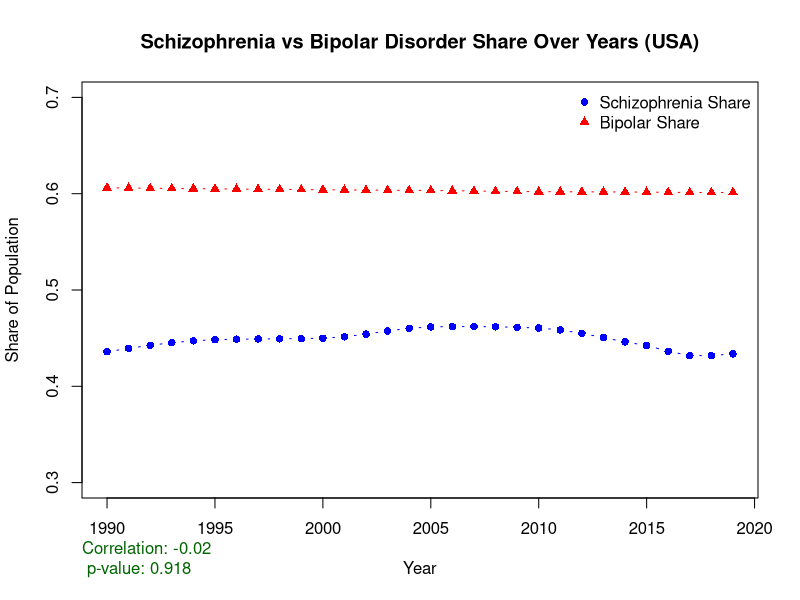
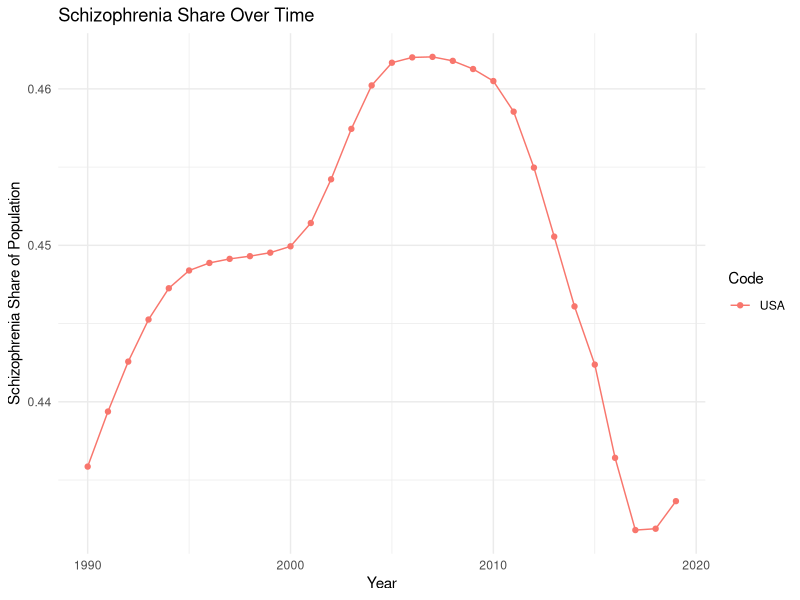
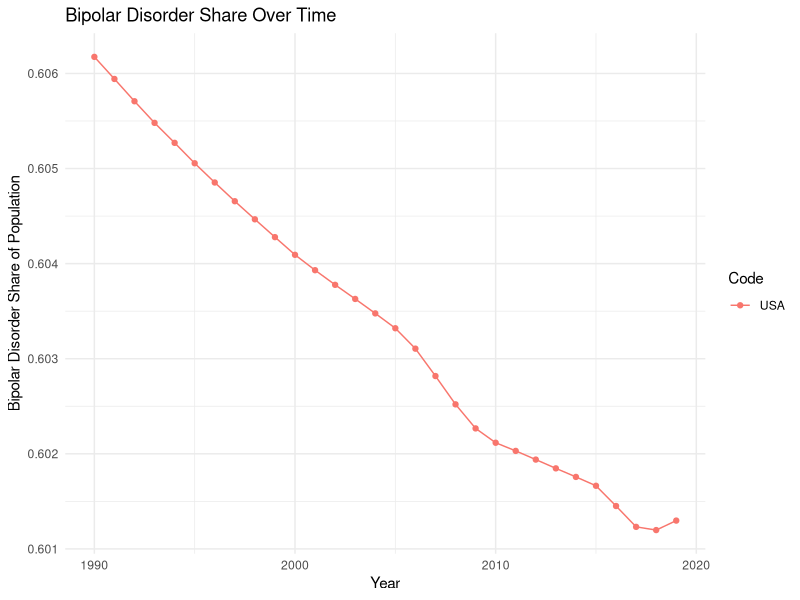
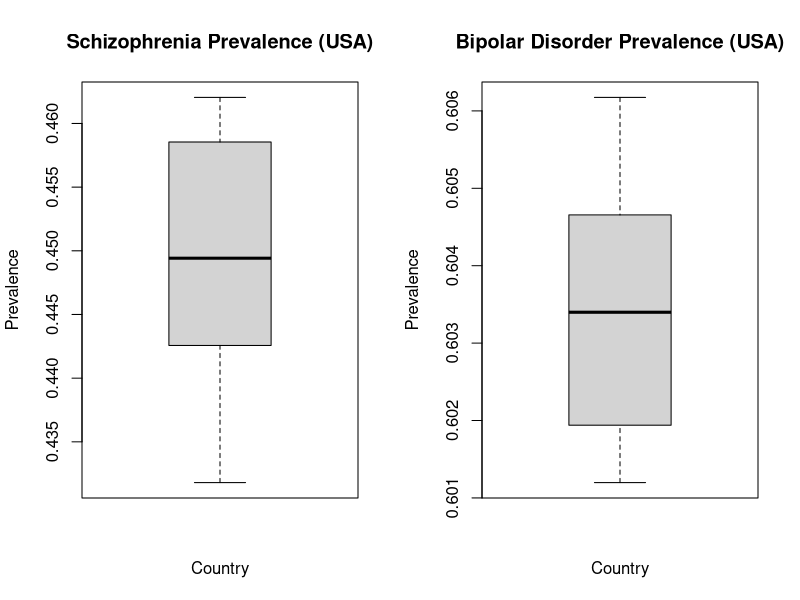
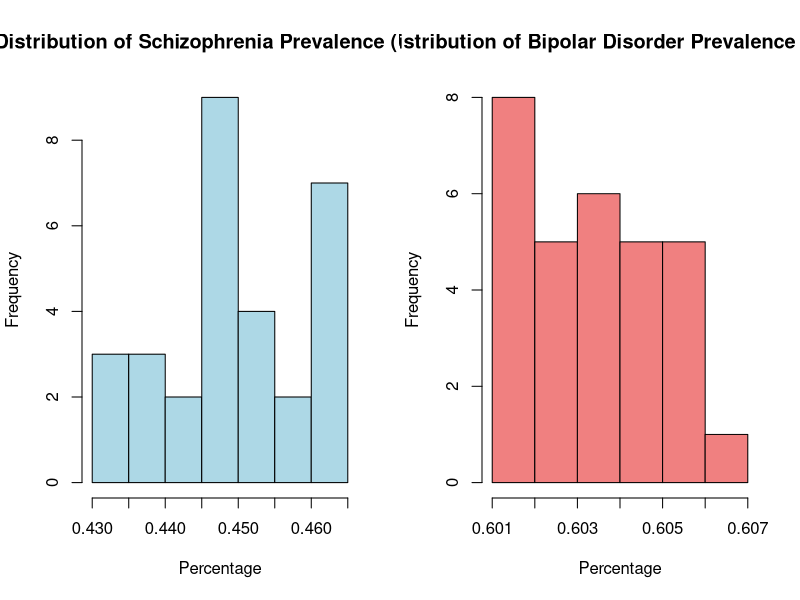
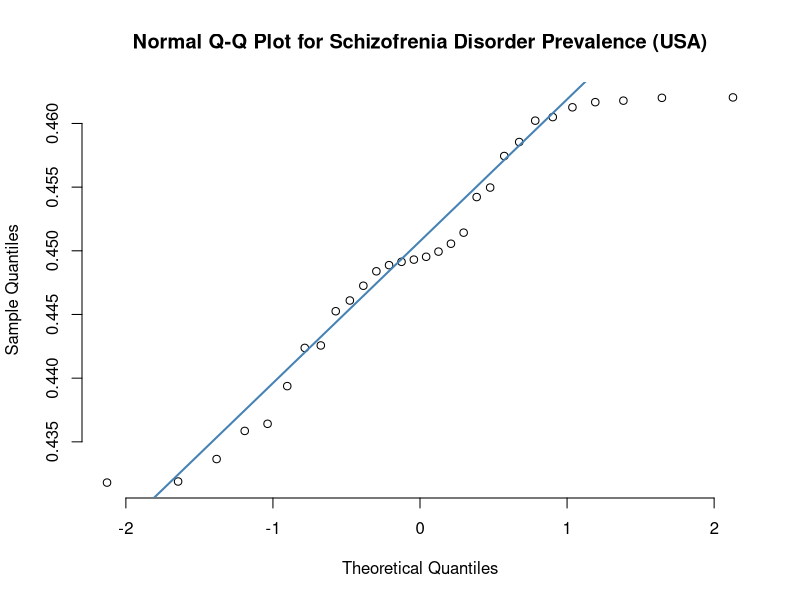
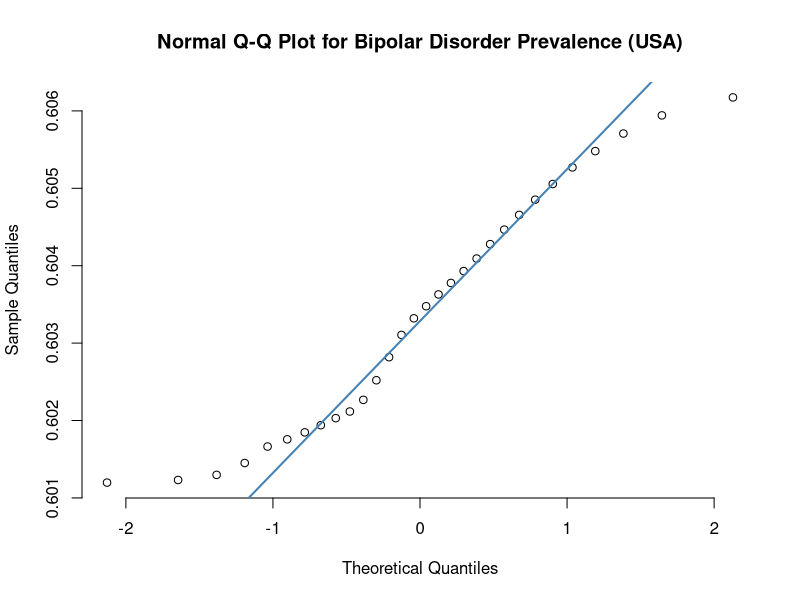

The R source for these figures, in order:
# Load necessary libraries
library(readr)
library(ggplot2)

# Read the dataset for further analysis
mental_health_data <- read.csv("mental-illnesses-prevalence-all.csv")

# Get only required countries
countries_of_interest <- c("USA")  # "Australia", "Cameroon", "Cambodia"
filtered_data <- subset(mental_health_data, Code %in% countries_of_interest)

# Perform linear regression analysis
regression_model <- lm(Schizo ~ Bipolar, data = filtered_data)
summary(regression_model)

# Time series scatter plot for Schizophrenia and Bipolar Disorder share over years for the USA
timeSeriesPlotCombined <- function(){
plot(filtered_data$Year, filtered_data$Schizo, type = "b",
     ylim = c(0.3, 0.7), xlab = "Year", ylab = "Share of Population",
     col = "blue", pch = 16,
     main = "Schizophrenia vs Bipolar Disorder Share Over Years (USA)")
lines(filtered_data$Year, filtered_data$Bipolar, type = "b", col = "red", pch = 17)

legend("topright", legend = c("Schizophrenia Share", "Bipolar Share"),
       col = c("blue", "red"), pch = c(16, 17), bty = "n")

# Correlation test between Schizophrenia and Bipolar disorder in the USA
correlation <- cor.test(filtered_data$Schizo, filtered_data$Bipolar)
mtext(paste("Correlation:", round(correlation$estimate, 2), "\n", 
            "p-value:", signif(correlation$p.value, digits = 3)), 
      side = 1, line = 3, col = "darkgreen", adj = 0)
}
timeSeriesPlotCombined()

# Loop through each country to perform correlation and regression analysis
for (country in countries_of_interest) {
  # Filter data for the current country
  country_data <- subset(filtered_data, Code == country)
  
  # Perform Pearson correlation test
  correlation_test <- cor.test(country_data$Schizo, country_data$Bipolar, method = "pearson")
  
  # Perform linear regression analysis
  regression_model_country <- lm(Schizo ~ Bipolar, data = country_data)
  
  # Print results for each country
  cat("\nResults for", country, ":\n")
  print(correlation_test)
  print(summary(regression_model_country))
  
  # Create scatter plot with regression line for each country
  ggplot(country_data, aes(x = Bipolar, y = Schizo)) +
    geom_point() +
    geom_smooth(method = "lm", col = "blue") +
    labs(title = paste("Schizophrenia vs Bipolar in", country),
         x = "Bipolar Disorder Prevalence",
         y = "Schizophrenia Prevalence") +
    theme_minimal()
}

# Time series analysis of Schizophrenia and Bipolar Disorder share over years for all countries
ggplot(filtered_data, aes(x = Year, y = Schizo, group = Code, color = Code)) +
  geom_line() +
  geom_point() +
  labs(title = "Schizophrenia Share Over Time",
       x = "Year",
       y = "Schizophrenia Share of Population") +
  theme_minimal()

ggplot(filtered_data, aes(x = Year, y = Bipolar, group = Code, color = Code)) +
  geom_line() +
  geom_point() +
  labs(title = "Bipolar Disorder Share Over Time",
       x = "Year",
       y = "Bipolar Disorder Share of Population") +
  theme_minimal()

# Box plots for Schizophrenia and Bipolar Disorder prevalence across countries
par(mfrow = c(1, 2))
boxplot(filtered_data$Schizo ~ filtered_data$Code, main = "Schizophrenia Prevalence (USA)",
        ylab = "Prevalence", xlab = "Country")
boxplot(filtered_data$Bipolar ~ filtered_data$Code, main = "Bipolar Disorder Prevalence (USA)",
        ylab = "Prevalence", xlab = "Country")
par(mfrow = c(1, 1))

# Histograms for each disorder across countries
par(mfrow = c(1, 2))
hist(filtered_data$Schizo, main = "Distribution of Schizophrenia Prevalence (USA)",
     xlab = "Percentage", ylab = "Frequency", col = "lightblue")
hist(filtered_data$Bipolar, main = "Distribution of Bipolar Disorder Prevalence (USA)",
     xlab = "Percentage", ylab = "Frequency", col = "lightcoral")
par(mfrow = c(1, 1))

# QQ Norm Plots
qqnorm(filtered_data$Schizo, pch = 1, frame = FALSE,
       main = "Normal Q-Q Plot for Schizofrenia Disorder Prevalence (USA)")
qqline(filtered_data$Schizo, col = "steelblue", lwd = 2)

qqnorm(filtered_data$Bipolar, pch = 1, frame = FALSE,
       main = "Normal Q-Q Plot for Bipolar Disorder Prevalence (USA)")
qqline(filtered_data$Bipolar, col = "steelblue", lwd = 2)
